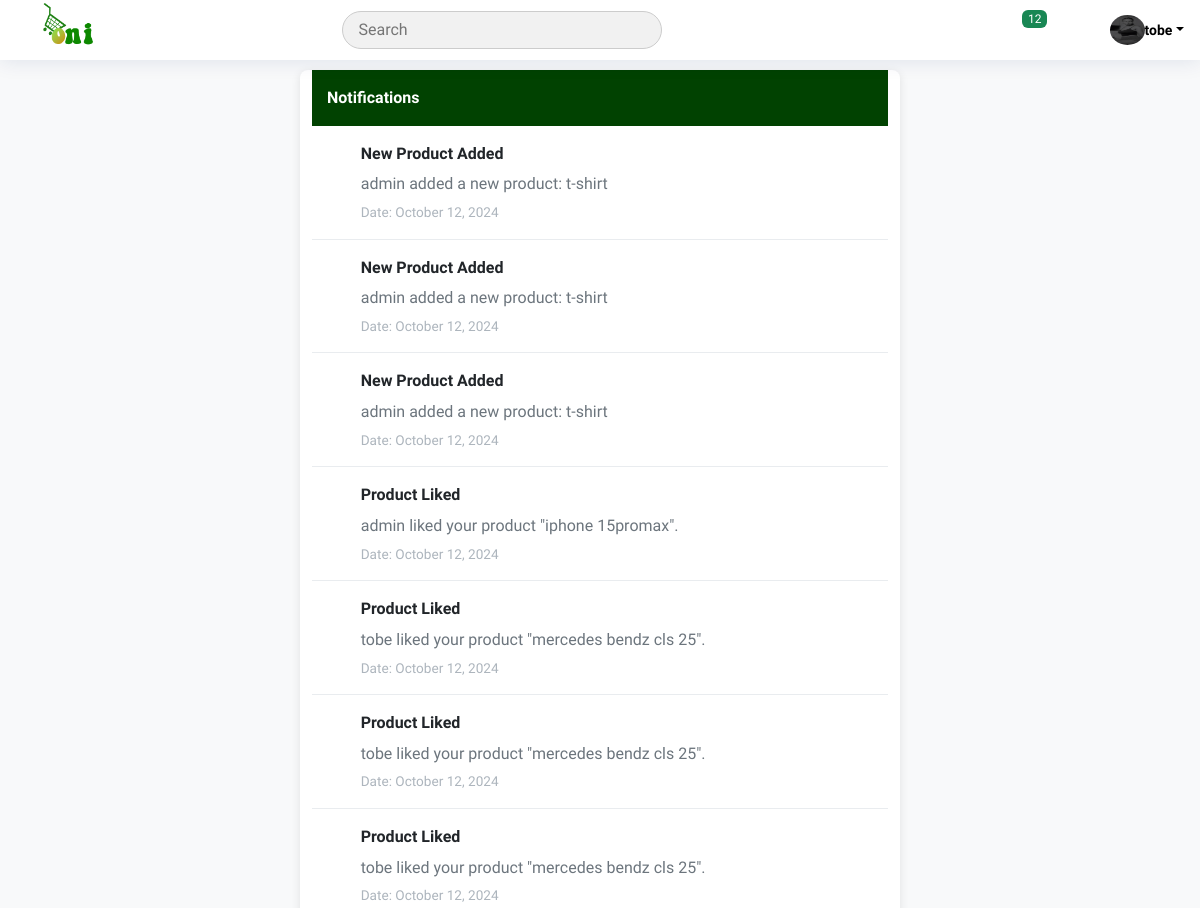
Before: /notifications/ (signed in, upper part) with the older database file.
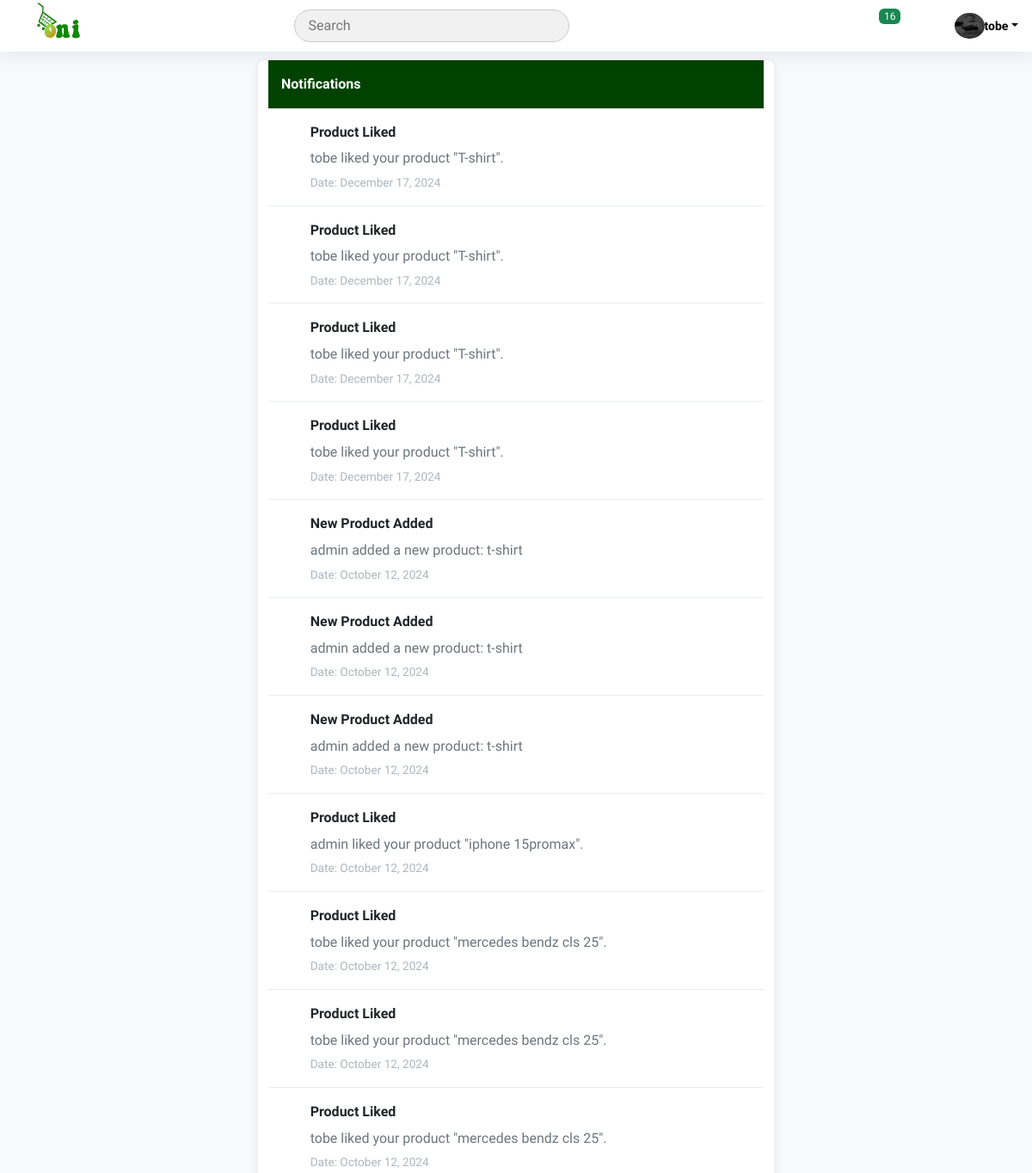
After: the same page with the newer database file.
### userauths/models.py (models this page shows, shortened)
class User(AbstractUser):
    username = models.CharField(max_length=100)
    email = models.EmailField(unique=True)
    is_staff = models.BooleanField(default=False)
    is_superuser = models.BooleanField(default=False)
    USERNAME_FIELD = 'email'
    REQUIRED_FIELDS =['username']

class Profile(models.Model):
    user = models.OneToOneField(User, on_delete=models.CASCADE)
    image = models.ImageField(upload_to="image", default='default.jpg')
    full_name = models.CharField(max_length=200, null=True, blank=True)
    bio = models.CharField(max_length=200, null=True, blank=True)
    location = models.CharField(max_length=30, blank=True)
    facebook = models.URLField(max_length=200, blank=True, null=True)
    whatsapp = models.URLField(max_length=200, blank=True, null=True)
    instagram = models.URLField(max_length=200, blank=True, null=True)
    phone = models.CharField(max_length=200) # +234 (456) - 789
    verified = models.BooleanField(default=False)
    saved_products = models.ManyToManyField('core.Product', related_name="saved_by", blank=True)

### core/models.py (models this page shows, shortened)
class Notification(models.Model):
    user = models.ForeignKey(User, on_delete=models.CASCADE)
    title = models.CharField(max_length=255)
    message = models.TextField()
    date = models.DateTimeField(auto_now_add=True)
    is_read = models.BooleanField(default=False)

### core/views.py (the view)
# urls.py: path('notifications/', views.notifications_view, name='notifications'),
@login_required
def notifications_view(request):
    notifications = Notification.objects.filter(user=request.user).order_by('-date')
    context = {
        'notifications': notifications,
    }
    return render(request, 'core/notification.html', context)

### core/context_processor.py (called while the page is built)
def default(request):
    category = Category.objects.all()
    min_max_price = Product.objects.aggregate(Min("price"), Max("price"))
    if request.user.is_authenticated:
        notifications = Notification.objects.filter(user=request.user).order_by('-date')
    else:
        notifications = []  # Empty list if the user is not authenticated
    return {
        "category": category,
        "min_max_price": min_max_price,
        "notifications": notifications,
    }

### templates/core/notification.html (shortened to what this page needs)
{% extends "include/base.html"%}
{% block content%}
{% load static %}
{% load humanize %}
<div class="container notification-container">
    <div class="notification-header">Notifications</div>
    {% for notification in notifications %}
    <div class="notification">
        <i class="bi bi-bell notification-icon text-success"></i>
        <div class="notification-content">
            <div class="notification-title">{{ notification.title }}</div>
            <p class="notification-message">{{ notification.message }}</p>
            <div class="notification-date">Date: {{ notification.date|date:"F j, Y" }}</div>
        </div>
        <button type="button" class="btn-close" aria-label="Close" onclick="this.closest('.notification').style.display='none';">
            <i class="bi bi-x"></i>
        </button>
    </div>
{% empty %}
<div class="notification">
    <p>No notifications available.</p>
</div>
{% endfor %}
</div>
{% endblock content %}

### templates/include/base.html (shortened to what this page needs)
{% load static %}
<!DOCTYPE html>
<html lang="zxx">
<head>
<link rel="stylesheet" href="{% static 'assets/css/bootstrap.min.css' %}">
  <link rel="stylesheet" href="{% static 'assets/css/lightbox.min.css' %}">
<link rel="stylesheet" href="{% static 'assets/fonts/remixicon.css' %}">
<link rel="stylesheet" href="{% static 'assets/css/owl.carousel.min.css' %}">
<link rel="stylesheet" href="{% static 'assets/css/owl.theme.default.min.css' %}">
<link rel="stylesheet" href="{% static 'assets/css/magnific-popup.min.css' %}">
<link rel="stylesheet" href="{% static 'assets/css/meanmenu.min.css' %}">
<link rel="stylesheet" href="{% static 'assets/css/style.css' %}">
<link rel="stylesheet" href="{% static 'assets/bootstrap-icons/bootstrap-icons.css' %}">
<link rel="stylesheet" href="{% static 'assets/swiper/swiper-bundle.min.css' %}">
<link rel="stylesheet" href="{% static 'assets/css/responsive.css' %}">
<link rel="stylesheet" href="{% static 'assets/css/theme-dark.css' %}">
</head>
<body>
<header id="header" class="header fixed-top d-flex align-items-center">
  <div class="d-flex align-items-center justify-content-between">
    <a href="{% url 'core:index'%}" class="logo d-flex align-items-center">
      <img src="{% static 'assets/images/onitsha.png' %}" alt="">
    </a>
    <a href="#" data-bs-toggle="dropdown">
    <i class="bi bi-grid toggle-sidebar-btn"></i>
  </a>
  </div>
  <div class="search-bar">
    <form class="search-form d-flex align-items-center" method="get" action="{% url 'core:search' %}">
      <input type="text" name="q" placeholder="Search" title="Enter search keyword">
      <button type="submit"><i class="bi bi-search"></i></button>
    </form>
  </div>
  <nav class="header-nav ms-auto">
    <ul class="d-flex align-items-center">
      {% if request.user.is_authenticated %}
      <li class="nav-item dropdown">
        <a class="nav-link nav-icon" href="{% url 'core:notifications' %}" >
          <i class="bi bi-bell"></i>
          <span class="badge bg-success badge-number">{{ notifications.count }}</span>
        </a>
      </li>
      <li class="nav-item">
        <a class="nav-link nav-icon" href="{% url 'chat:new' %}">
          <i class="bi bi-chat-left-text"></i>
        </a>
      </li>
      <li class="nav-item dropdown pe-3">
        <a class="nav-link nav-profile d-flex align-items-center pe-0" href="#" data-bs-toggle="dropdown">
          <img src="{{request.user.profile.image.url}}" alt="Profile" style="width: 35px; height: 30px;"  class="rounded-circle">
          <span class="d-none d-md-block dropdown-toggle ps-2">{{ request.user.username}}</span>
        </a>
      </li>
      {% else %}
      <a href="{% url 'userauths:sign-in' %}" class="px-3">sign-in</a>
      {% endif %}
    </ul>
  </nav>
</header>
{% block content %}
{% endblock content %}
  </body>
  </html>

### static/assets/css/responsive.css (style rules this page uses)
@media only screen and (min-width:1200px) and (max-width:1299px) { .ps-2 { padding-left:0!important } }

### static/assets/css/theme-dark.css (style rules this page uses)
:root { --darkColor: #1d1d1d; --bgColor: #252525; --cardColor: #0e0e0e; }

### templates/core/notification.html (style rules this page uses)
body { background-color: #f8f9fa; }
.notification-container { margin: 20px auto; margin-top: 70px; max-width: 600px; background-color: white; border-radius: 8px; box-shadow: 0 2px 10px rgba(0, 0, 0, 0.1); overflow: hidden; }
.notification-header { background-color: rgb(1, 66, 1); color: white; padding: 15px; font-weight: bold; width: 100%; }
.notification { display: flex; align-items: center; padding: 15px; border-bottom: 1px solid #e9ecef; }
.notification-icon { font-size: 1.5rem; margin-right: 15px; flex-shrink: 0; }
.notification-content { flex-grow: 1; }
.notification-title { font-weight: bold; margin-bottom: 5px; }
.notification-message { margin: 0; color: #6c757d; }
.notification-date { font-size: 0.85rem; color: #adb5bd; margin-top: 5px; }
.btn-close { background: transparent; border: none; color: #6c757d; cursor: pointer; }

Changed rows visible on the page:
added Notification: title "Product Liked", message "tobe liked your product \"T-shirt\".", date "December 17, 2024"
added Notification: title "Product Liked", message "tobe liked your product \"T-shirt\".", date "December 17, 2024"
added Notification: title "Product Liked", message "tobe liked your product \"T-shirt\".", date "December 17, 2024"
added Notification: title "Product Liked", message "tobe liked your product \"T-shirt\".", date "December 17, 2024"
Other visible differences:
{{ notifications.count }}: "12" → "16"
